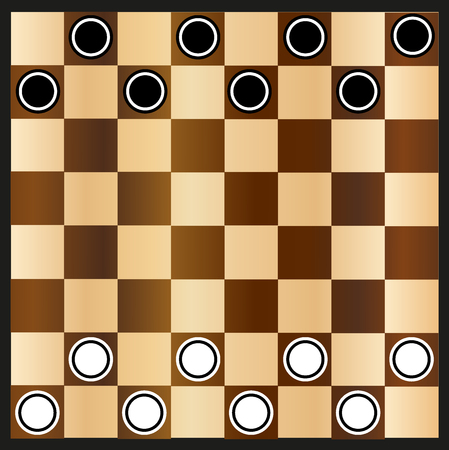
#> input picture HW1_20192403/board1.jpg, 449 x 450 px
$ python hw1_1.py board1.jpg
#> lines starting #> are read from the running program, lines starting #| are printed output that depends on the picture
import cv2 as cv
import numpy as np
import sys
import math

def hough_line_seg(file_path):
#> called with file_path = 'board1.jpg'
    src = cv.imread(file_path)
#> src is the input picture: shape (450, 449, 3); mean B, G, R 93.6, 130.2, 161.5

    if src is None:
        print("이미지를 불러올 수 없습니다.")
        exit()

    # 이미지 크기 조정
    src = cv.resize(src, (600, 600))
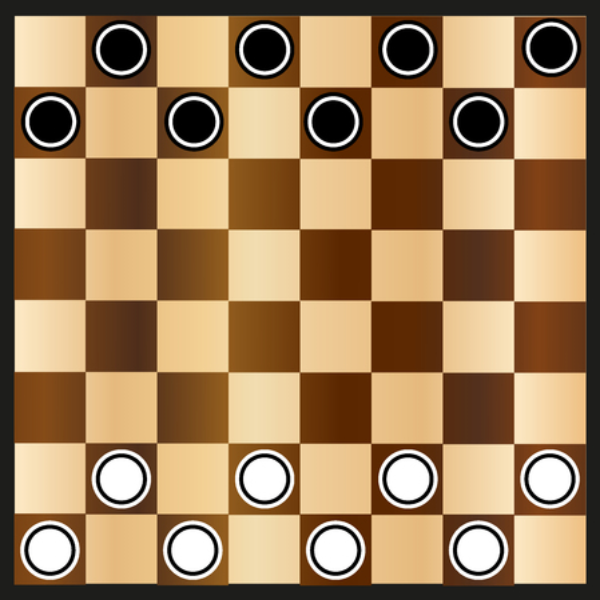
#> src: shape (600, 600, 3); mean B, G, R 93.5, 130.2, 161.4

    gray = cv.cvtColor(src, cv.COLOR_BGR2GRAY)
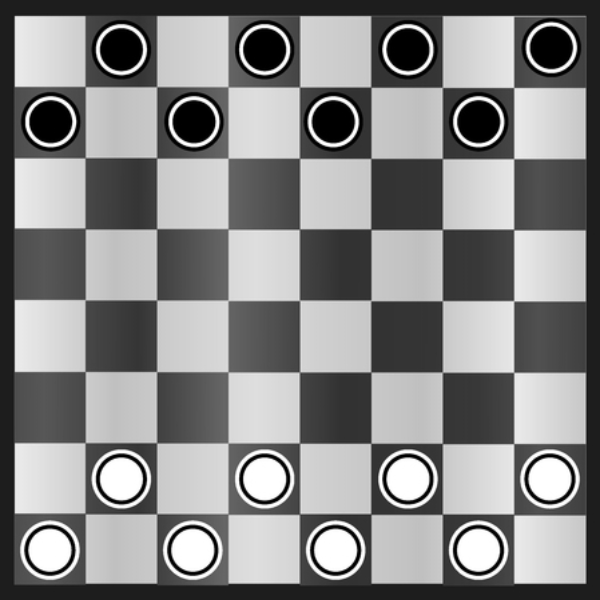
#> gray: shape (600, 600); min 0, max 255, mean 135.3

    noise = np.zeros(src.shape, np.int32)
    cv.randn(noise, 0, 5)
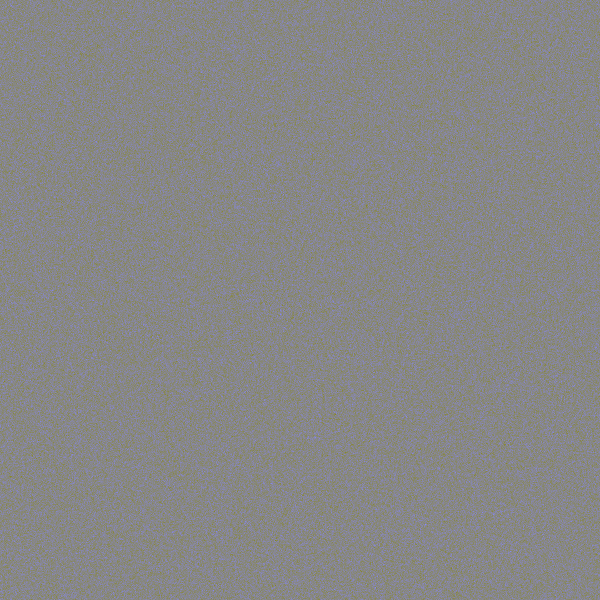
#> noise: shape (600, 600, 3) int32; mean of channels 0, 1, 2 0, 0, 0; drawn with min black and max white
    cv.add(src, noise, src, dtype=cv.CV_8UC1)

    # Bilateral 필터로 잡음 제거
    blurred = cv.bilateralFilter(src, -1, 10, 5)

    src = blurred

    # 이미지 전처리
    edge = cv.Canny(src, 100, 200)
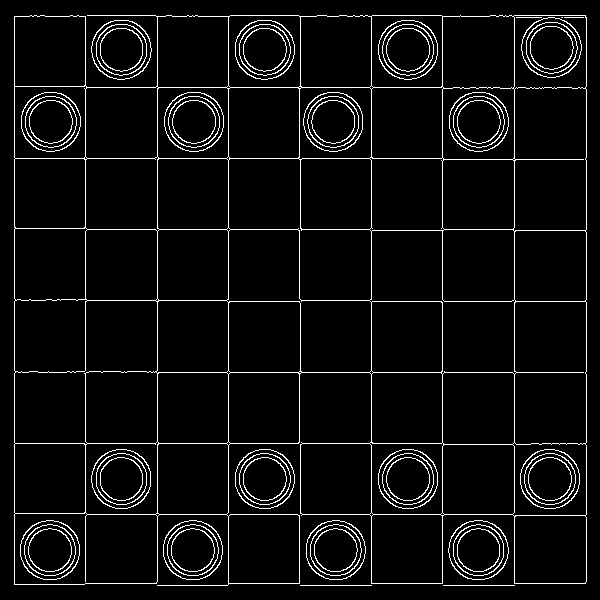
#> edge: shape (600, 600); 5.4% white in thin lines or dots

    # Hough 변환 파라미터 조정
    lines = cv.HoughLines(edge, 1, math.pi / 180, 130)
#> lines = 24 rows, first 8: [14, 0], [157, 0], [514, 0], [442, 0], [85, 0], [371, 0], [586, 0], [228, 0]

    dst = cv.cvtColor(edge, cv.COLOR_GRAY2BGR)
#> dst: shape (600, 600, 3); 5.4% white in thin lines or dots

    # 감지된 선들의 근접한 선을 하나로 병합하기 위한 변수
    merged_lines = []

    if lines is not None:
        # 선을 감지할 때, 선의 극좌표(rho, theta) 정보가 사용
        for i in range(lines.shape[0]):
            rho, theta = lines[i][0]

            # 선의 방향 코사인(cos)과 사인(sin)을 계산하여 두 선이 평행한지 확인
            a = np.cos(theta)
            b = np.sin(theta)

            # 감지된 두 점 계산
            x0 = a * rho
            y0 = b * rho

            # 이전에 병합된 선 중 가장 가까운 선을 탐색
            merge = False
            for merged_line in merged_lines:
                rho_m, theta_m = merged_line
                a_m = np.cos(theta_m)
                b_m = np.sin(theta_m)
                x0_m = a_m * rho_m
                y0_m = b_m * rho_m

                # 가까운 두 선의 거리를 계산
                distance = np.sqrt((x0 - x0_m) ** 2 + (y0 - y0_m) ** 2)

                # 만약 두 선이 30 픽셀 이내에 있다면, 이 두 선을 병합
                if distance < 30:
                    merge = True
                    break

            if not merge:
                merged_lines.append((rho, theta))
#> this loop made 24 passes
#> (rho, theta, a, b, x0, y0) on passes 1 to 12: (14, 0, 1, 0, 14, 0), (157, 0, 1, 0, 157, 0), (514, 0, 1, 0, 514, 0), (442, 0, 1, 0, 442, 0), (85, 0, 1, 0, 85, 0), (371, 0, 1, 0, 371, 0), (586, 0, 1, 0, 586, 0), (228, 0, 1, 0, 228, 0), (372, 1.57, -4.37e-08, 1, -1.63e-05, 372), (443, 1.57, -4.37e-08, 1, -1.94e-05, 443), (87, 1.57, -4.37e-08, 1, -3.8e-06, 87), (158, 1.57, -4.37e-08, 1, -6.91e-06, 158)
#> after the loop, merged_lines = [(14, 0), (157, 0), (514, 0), (442, 0), (85, 0), (371, 0), (586, 0), (228, 0), (372, 1.57), (443, 1.57), (87, 1.57), (158, 1.57), (514, 1.57), (229, 1.57), (301, 1.57), (583, 1.57), (299, 0)]

    horizontal_lines = 0
    vertical_lines = 0

    for rho, theta in merged_lines:
        a = np.cos(theta)
        b = np.sin(theta)
        x0 = a * rho
        y0 = b * rho
        pt1 = (int(x0 + 1000 * (-b)), int(y0 + 1000 * (a)))
        pt2 = (int(x0 - 1000 * (-b)), int(y0 - 1000 * (a)))

        angle = math.atan2(pt2[1] - pt1[1], pt2[0] - pt1[0])

        if abs(angle) < math.pi / 4:
            horizontal_lines += 1
        else:
            vertical_lines += 1

        cv.line(dst, pt1, pt2, (0, 0, 255), 2, cv.LINE_AA)
#> this loop made 17 passes
#> (rho, theta, a, b, x0, y0, pt1, pt2) on passes 1 to 10: (14, 0, 1, 0, 14, 0, (14, 1000), (14, -1000)), (157, 0, 1, 0, 157, 0, (157, 1000), (157, -1000)), (514, 0, 1, 0, 514, 0, (514, 1000), (514, -1000)), (442, 0, 1, 0, 442, 0, (442, 1000), (442, -1000)), (85, 0, 1, 0, 85, 0, (85, 1000), (85, -1000)), (371, 0, 1, 0, 371, 0, (371, 1000), (371, -1000)), (586, 0, 1, 0, 586, 0, (586, 1000), (586, -1000)), (228, 0, 1, 0, 228, 0, (228, 1000), (228, -1000)), (372, 1.57, -4.37e-08, 1, -1.63e-05, 372, (-1000, 371), (999, 372)), (443, 1.57, -4.37e-08, 1, -1.94e-05, 443, (-1000, 442), (999, 443))
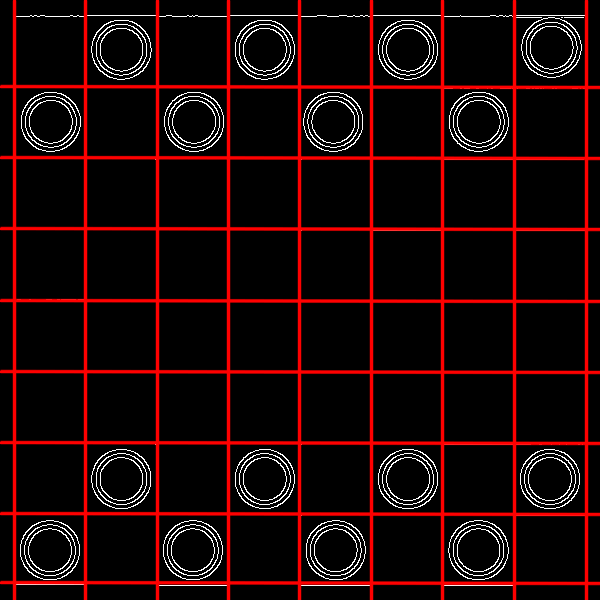
#> dst: shape (600, 600, 3); mean B, G, R 7.1, 7.1, 31.1
#> after the loop, horizontal_lines = 8; vertical_lines = 9

    #print(f"가로 선의 수: {horizontal_lines}")
    #print(f"세로 선의 수: {vertical_lines}")
    if (horizontal_lines + vertical_lines) / 2 <= 10:
        print("8 x 8")
    else:
        print("10 x 10")

if __name__ == "__main__":
    if len(sys.argv) != 2:
        print("사용법: python hw1_1.py <이미지 파일 경로>")
    else:
        file_path = sys.argv[1]
        hough_line_seg(file_path)

$ run again, on HW1_20192403/board4.png
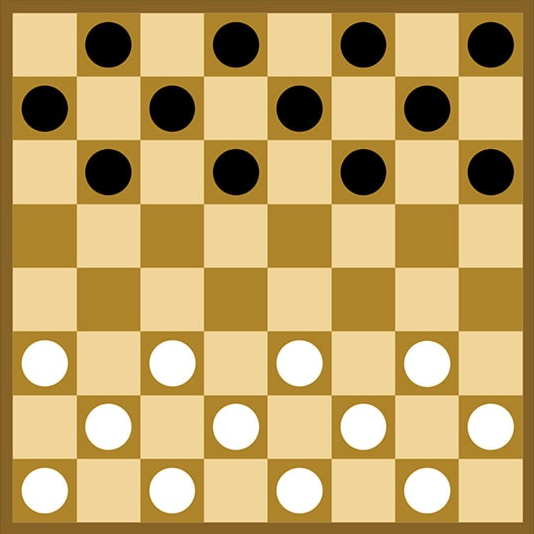
#> input picture HW1_20192403/board4.png, 534 x 534 px
#> in hough_line_seg, src is the input picture: shape (534, 534, 3); mean B, G, R 104.9, 165, 194.4
#> in hough_line_seg, `edge = cv.Canny(src, 100, 200)`:
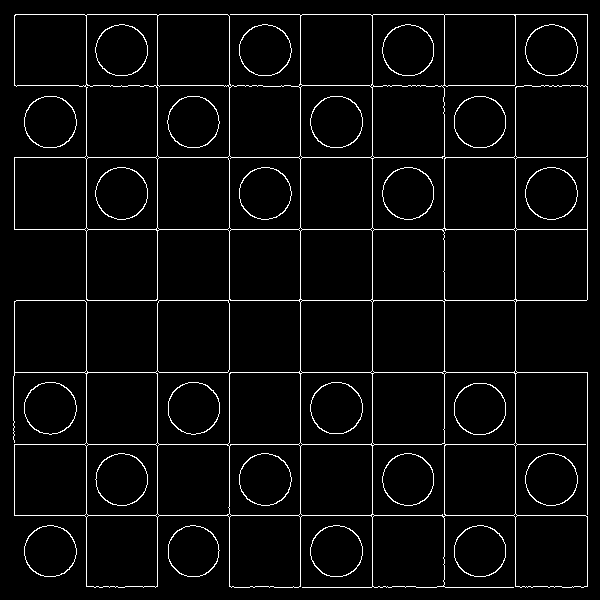
#> edge: shape (600, 600); 4% white in thin lines or dots
#> lines = 21 rows, first 8: [14, 1.57], [300, 1.57], [372, 0], [372, 1.57], [157, 0], [515, 0], [229, 1.57], [86, 0]
#> the loop in hough_line_seg, `for i in range(lines.shape[0]):` made 21 passes
#> (rho, theta, a, b, x0, y0) on passes 1 to 8: (14, 1.57, -4.37e-08, 1, -6.12e-07, 14), (300, 1.57, -4.37e-08, 1, -1.31e-05, 300), (372, 0, 1, 0, 372, 0), (372, 1.57, -4.37e-08, 1, -1.63e-05, 372), (157, 0, 1, 0, 157, 0), (515, 0, 1, 0, 515, 0), (229, 1.57, -4.37e-08, 1, -1e-05, 229), (86, 0, 1, 0, 86, 0)
#> after the loop in hough_line_seg, `for i in range(lines.shape[0]):`: merged_lines = [(14, 1.57), (300, 1.57), (372, 0), (372, 1.57), (157, 0), (515, 0), (229, 1.57), (86, 0), (300, 0), (444, 1.57), (515, 1.57), (157, 1.57), (229, 0), (444, 0), (587, 0), (85, 1.57), (587, 1.57), (450, 0.785), (400, 0.785)]
#> the loop in hough_line_seg, `for rho, theta in merged_lines:` made 19 passes
#> (rho, theta, a, b, x0, y0, pt1, pt2) on passes 1 to 6: (14, 1.57, -4.37e-08, 1, -6.12e-07, 14, (-1000, 13), (999, 14)), (300, 1.57, -4.37e-08, 1, -1.31e-05, 300, (-1000, 299), (999, 300)), (372, 0, 1, 0, 372, 0, (372, 1000), (372, -1000)), (372, 1.57, -4.37e-08, 1, -1.63e-05, 372, (-1000, 371), (999, 372)), (157, 0, 1, 0, 157, 0, (157, 1000), (157, -1000)), (515, 0, 1, 0, 515, 0, (515, 1000), (515, -1000))
#> after the loop in hough_line_seg, `for rho, theta in merged_lines:`:
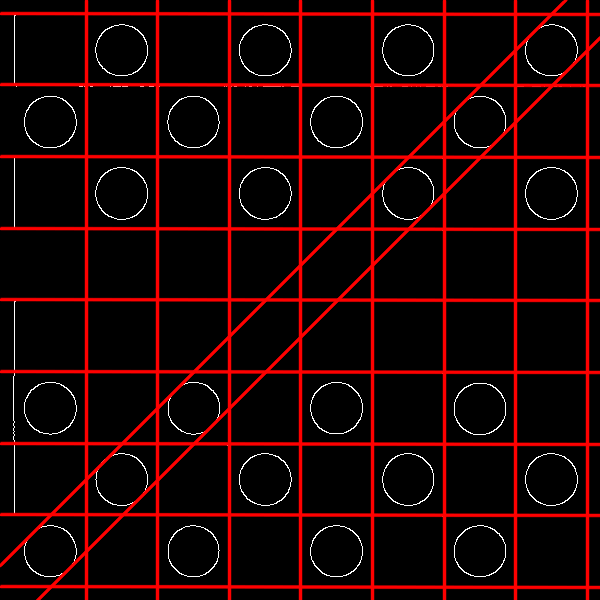
#> dst: shape (600, 600, 3); mean B, G, R 3.3, 3.3, 30.6
#> after the loop in hough_line_seg, `for rho, theta in merged_lines:`: horizontal_lines = 9; vertical_lines = 10

$ run again, on HW1_20192403/board5.png
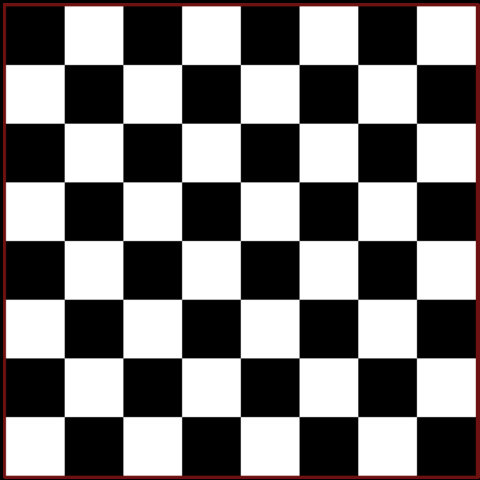
#> input picture HW1_20192403/board5.png, 480 x 480 px
#> in hough_line_seg, src is the input picture: shape (480, 480, 3); mean B, G, R 122.6, 122.6, 125.3
#> in hough_line_seg, `edge = cv.Canny(src, 100, 200)`:
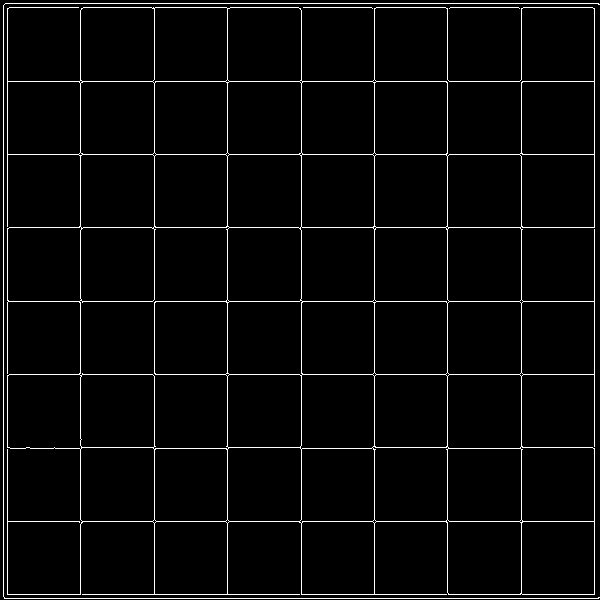
#> edge: shape (600, 600); 3.4% white in thin lines or dots
#> lines = 21 rows, first 8: [598, 1.57], [3, 1.57], [3, 0], [594, 0], [7, 0], [594, 1.57], [227, 1.57], [227, 0]
#> the loop in hough_line_seg, `for i in range(lines.shape[0]):` made 21 passes
#> (rho, theta, a, b, x0, y0) on passes 1 to 8: (598, 1.57, -4.37e-08, 1, -2.61e-05, 598), (3, 1.57, -4.37e-08, 1, -1.31e-07, 3), (3, 0, 1, 0, 3, 0), (594, 0, 1, 0, 594, 0), (7, 0, 1, 0, 7, 0), (594, 1.57, -4.37e-08, 1, -2.6e-05, 594), (227, 1.57, -4.37e-08, 1, -9.92e-06, 227), (227, 0, 1, 0, 227, 0)
#> after the loop in hough_line_seg, `for i in range(lines.shape[0]):`: merged_lines = [(598, 1.57), (3, 1.57), (594, 0), (227, 1.57), (227, 0), (81, 1.57), (154, 0), (374, 0), (521, 0), (301, 1.57), (521, 1.57), (301, 0), (447, 0), (154, 1.57), (374, 1.57), (80, 0), (447, 1.57)]
#> the loop in hough_line_seg, `for rho, theta in merged_lines:` made 17 passes
#> (rho, theta, a, b, x0, y0, pt1, pt2) on passes 1 to 6: (598, 1.57, -4.37e-08, 1, -2.61e-05, 598, (-1000, 597), (999, 598)), (3, 1.57, -4.37e-08, 1, -1.31e-07, 3, (-1000, 2), (999, 3)), (594, 0, 1, 0, 594, 0, (594, 1000), (594, -1000)), (227, 1.57, -4.37e-08, 1, -9.92e-06, 227, (-1000, 226), (999, 227)), (227, 0, 1, 0, 227, 0, (227, 1000), (227, -1000)), (81, 1.57, -4.37e-08, 1, -3.54e-06, 81, (-1000, 80), (999, 81))
#> after the loop in hough_line_seg, `for rho, theta in merged_lines:`:
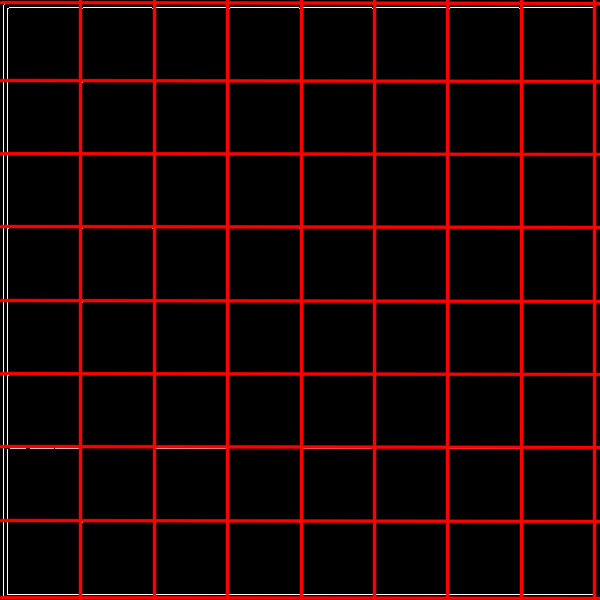
#> dst: shape (600, 600, 3); mean B, G, R 1.7, 1.7, 25.7
#> after the loop in hough_line_seg, `for rho, theta in merged_lines:`: horizontal_lines = 9; vertical_lines = 8
